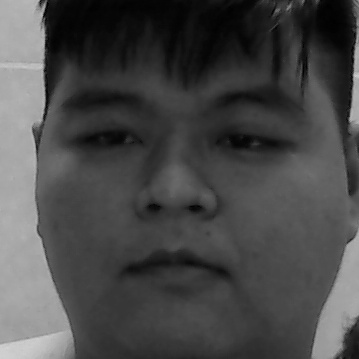
#> input picture DataAsset/User.Thang_43.86954420280362..jpg, 359 x 359 px, given in place of the camera
$ python TestFace.py
#> lines starting #> are read from the running program, lines starting #| are printed output that depends on the picture; after the words box and inside, x2 and y2 are one past the last pixel; in counts of white or black regions, pixels touching at a corner belong together
import numpy as np
import cv2
face_cascade = cv2.CascadeClassifier('lbpcascade_frontalface.xml')

video_capture = cv2.VideoCapture(0)

while True:
    ret, frame = video_capture.read()
#> frame is the input picture: shape (359, 359, 3); min 0, max 211, mean 72.7
    gray = cv2.cvtColor(frame, cv2.COLOR_BGR2GRAY)
    equ = cv2.equalizeHist(gray)
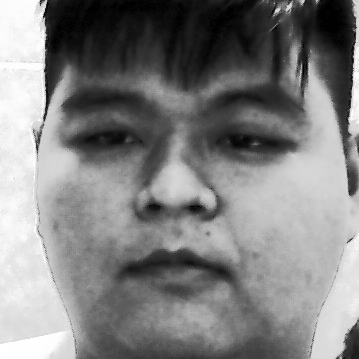
#> equ: shape (359, 359); min 0, max 255, mean 128.8
    faces = face_cascade.detectMultiScale(equ, 1.05, 5,minSize=(50,50))
#> faces = [[20, 24, 307, 307]]
    for (x,y,w,h) in faces:
        cv2.rectangle(frame, (x,y),(x+w,y+h),(255,0,0),2)
#> this loop made 1 pass
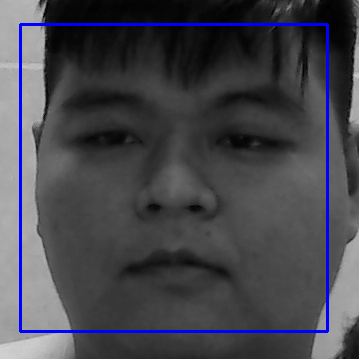
#> frame: shape (359, 359, 3); 2.86% of pixels changed, all inside (x1, y1, x2, y2) = (19, 23, 329, 333)

    cv2.imshow('video',frame)
    if cv2.waitKey(1) & 0xFF == ord('q'):
#> (key q is pressed here)
        break
video_capture.release()
cv2.destroyAllWindows()

$ run again, on DataAsset/User.Tu_46.38520683281496..jpg
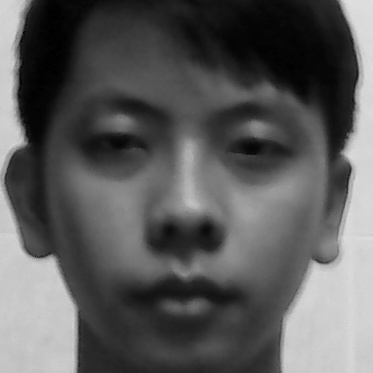
#> input picture DataAsset/User.Tu_46.38520683281496..jpg, 373 x 373 px, given in place of the camera
#> frame is the input picture: shape (373, 373, 3); min 0, max 224, mean 91
#> `equ = cv2.equalizeHist(gray)`:
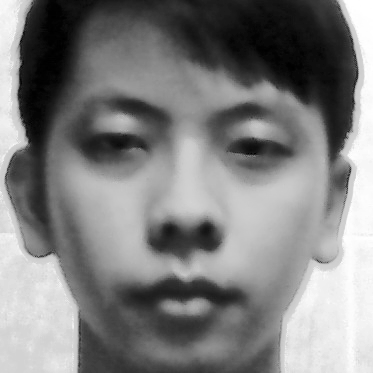
#> equ: shape (373, 373); min 0, max 255, mean 128.3
#> faces = [[25, 22, 322, 322]]
#> the loop `for (x,y,w,h) in faces:` made 1 pass
#> after the loop `for (x,y,w,h) in faces:`:
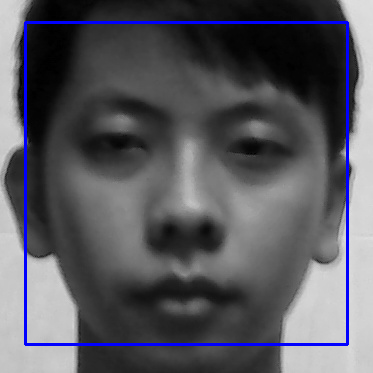
#> frame: shape (373, 373, 3); 2.77% of pixels changed, all inside (x1, y1, x2, y2) = (24, 21, 349, 346)
